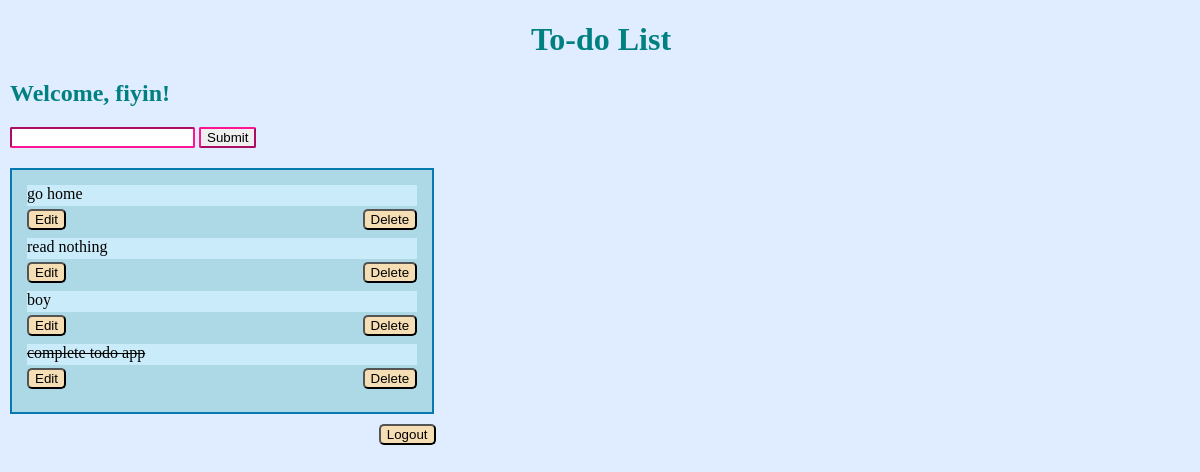
The app's page / (signed in), older data.
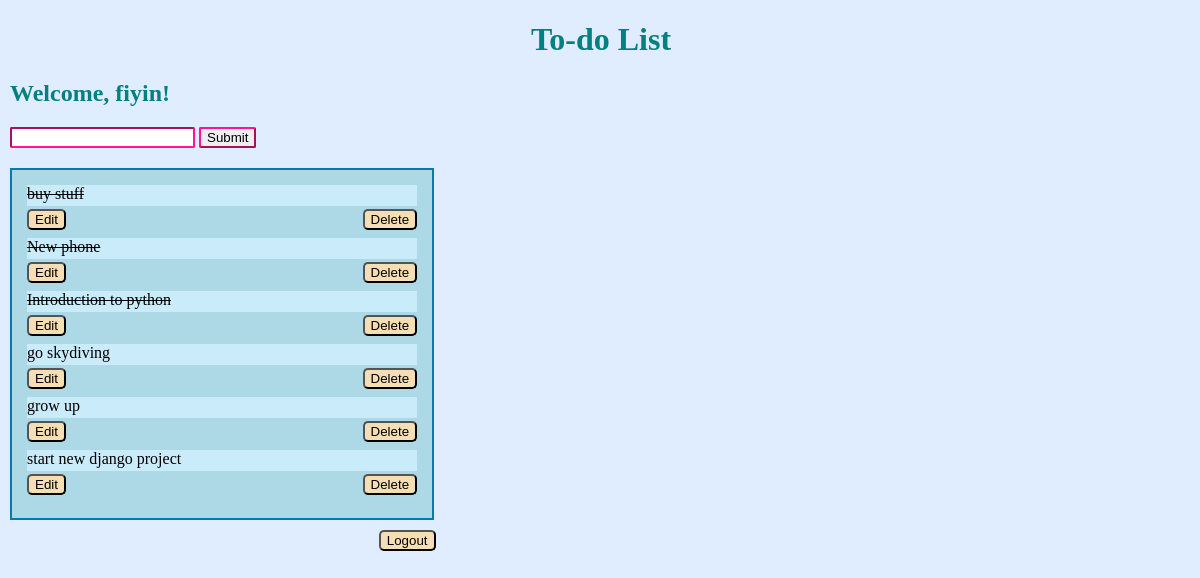
The same page, newer data.
### todoapp/models.py (models this page shows)
class Todo(models.Model):
    title = models.CharField(max_length=200)
    complete = models.BooleanField(default=False)
    created = models.DateTimeField(auto_now_add=True)
    def __str__(self):
        return self.title

### todoapp/views.py (the view)
# urls.py: 2. Add a URL to urlpatterns:  path('', views.home, name='home')
@login_required(login_url='login')
def home(request):
    todos = Todo.objects.all()
    form = Todoform()
    if request.method == 'POST':
        form = Todoform(request.POST)
        if form.is_valid():
            form.save()
        return redirect('/')
    context = {'todos':todos, 'form': form}
    return render(request, 'home.html', context)

### todoapp/forms.py
class Todoform(forms.ModelForm):
    class Meta:
        model = Todo
        fields = '__all__'

### Template/home.html (shortened to what this page needs)
{% extends "base.html" %}
{% load static %}
{% block content %}
<h1 style="text-align:center;">To-do List</h1>
<h2>Welcome, {{request.user}}!</h2>
<div class="input">
    <form method="POST" action="/">
        {{form.title}}
        <input type="submit" name="Create Task" placeholder="Add Task">
    </form>
</div>
<div id="todo">
{% for task in todos %}
    {% if task.complete == True %}
    <div class="todo">
        <strike>{{task}}</strike>
    </div>
    {% else %}
    <div class="todo">
        <span>{{task}}</span>
    </div>
    {% endif %}
    <div id="editDelete">
        <a href="{% url 'edit_task' task.id %}"><button>Edit</button></a>
        <a href="{% url 'delete' task.id %}"><button id="rightfloatbutton">Delete</button></a>
    </div>
{% endfor %}
</div>
<div id="logout">
    <a href="{% url 'logout'  %}">
        <button id="rightfloatbutton">Logout</button>
    </a>
{% endblock%}

### Template/base.html (shortened to what this page needs)
{% load static %}
<!DOCTYPE html>
<html lang="en">
<head>
    {% load static %}
    <link rel="stylesheet" href= '{% static "css/struct.css" %}'>
</head>
<body>
    {% block content %}
    {% endblock %}
</body>
</html>

### Static/css/struct.css (style rules this page uses)
#logout { float: left; clear: left; width: 36%; margin-top: 10px; }
#rightfloatbutton { float: right; }
#editDelete { text-decoration: none; padding-top: 3px; padding-bottom: 8px; }
#todo { width: 33%; height: 45%; border: 2px solid rgb(6, 122, 175); padding: 15px; background: lightblue; float: left; }
.todo { background-color: rgba(212, 241, 255, 0.774); padding-bottom: 3px; }
button { border-radius: 5px; background-color: wheat; }
body { background-color: rgb(224, 236, 255); margin-left: 10px; margin: solid orange; }
a { color: rgb(226, 55, 42); text-decoration: none; }
input { border-color: deeppink; border-radius: 2px; margin-bottom: 20px; }
h1, h2 { color: teal; }

Row changes from the older to the newer data that the page shows:
removed Todo: title "go home"
removed Todo: title "read nothing"
removed Todo: title "boy"
removed Todo: title "complete todo app"
added Todo: title "buy stuff"
added Todo: title "New phone"
added Todo: title "Introduction to python"
added Todo: title "go skydiving"
added Todo: title "grow up"
added Todo: title "start new django project"
